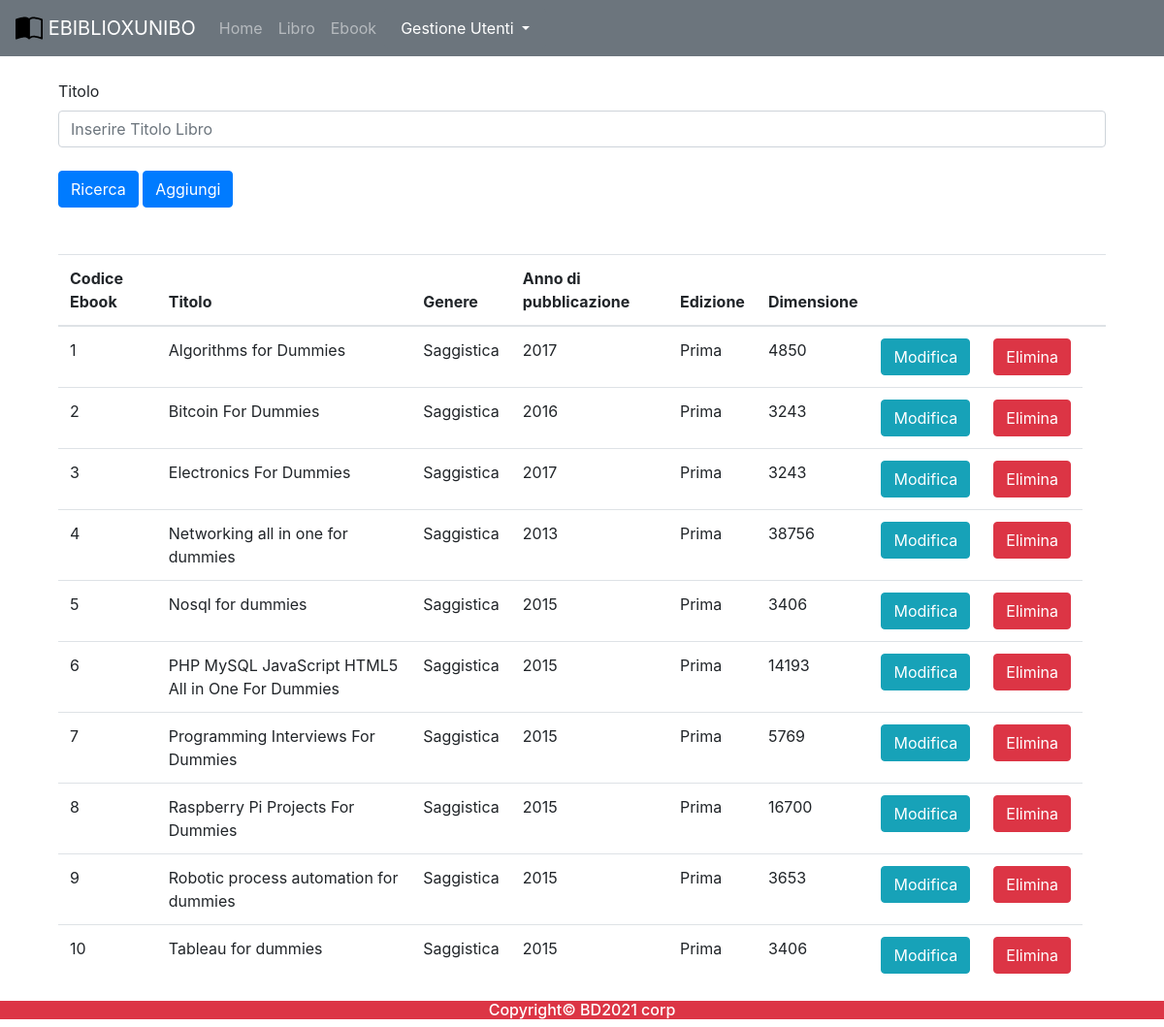
Page /admin/ebook_admin.php on the committed database.
### tables this page shows
create table EBOOK(
    Codice int primary key auto_increment not null,
    Titolo varchar(255),
    Edizione varchar(255),
    Genere varchar(255),
    AnnoPubblicazione int,
    Dimensione int,
    Pdf varchar(255),
    NumAccessi int
);

### includes/autoloader.inc.php (called while the page is built, shortened)
<?php
    function myAutoLoader($className){
        $path = "C:\\xampp\\htdocs\\Ebiblio\\controller\\";
        $extension = ".class.php";
        $fullPath = $path.$className.$extension;
    }
?>

### controller/dbh.class.php (called while the page is built)
<?php
    class Dbh {
        private static $dbInstance;
        private $db;
        public static function getInstance() {
            if(is_null(Dbh::$dbInstance)) {
                self::$dbInstance = new Dbh();
            }
            return self::$dbInstance;
        }
        private function __construct() {
            try {
                $this->db = new PDO(
                    'mysql:host=localhost;dbname=ebiblio;charset=utf8',
                    'root',
                    '1590');
                $this->db->setAttribute(PDO::ATTR_ERRMODE, PDO::ERRMODE_EXCEPTION);
                $this->db->setAttribute(PDO::ATTR_EMULATE_PREPARES, true);
            } catch (PDOException $pdo) {
                echo "No database found! Please run the database server to proceed!";
            }
        }
        public function getDb() {
            return $this->db;
        }
    }
?>

### controller/ebookController.class.php (called while the page is built, shortened)
<?php
    class EbookController{
        public function list(){
            $query ="SELECT * FROM Ebook";
            $stmt = Dbh::getInstance()
                -> getDb()
                -> prepare($query);
                $stmt -> execute();
                return $stmt -> fetchAll(PDO::FETCH_ASSOC);
        }
    }

### admin/ebook_admin.php (the view, shortened to what this page needs)
<?php
include('/xampp/htdocs/ebiblio/admin/admin_partials/menu.php');
$ebookCon = new EbookController();
$ebook_res = $ebookCon->list();
?>
<div class="container" style="background-color: white;">
    <br>
    <div class="container">
        <form action="" method="POST">
            <div class="form-group">
                <div class="row">
                    <div class="col mb-2">
                        <label for="titoloId">Titolo</label>
                        <input type="text" class="form-control" name="Titolo" id="titoloId" aria-describedby="emailHelp" placeholder="Inserire Titolo Libro">
                    </div>
                </div>
            </div>
            <input type="submit" name="cartaform_submitted" class="btn btn-primary" value="Ricerca"></input>
            <a name="nuovabiblio" class="btn btn-primary" href="/Ebiblio/admin/nuovo_ebook.php">Aggiungi</a>
        </form>
        <table class="table table-hover">
            <thead>
                <tr>
                    <th>Codice Ebook</th>
                    <th>Titolo</th>
                    <th>Genere</th>
                    <th>Anno di pubblicazione</th>
                    <th>Edizione</th>
                    <th>Dimensione</th>
                    <th></th>
                    <th></th>
                    <th></th>
                </tr>
            </thead>
            <tbody>
                <?php
                if (isset($_POST['cartaform_submitted'])) {
                    $titolotrim = trim($_POST['Titolo']);
                    if (ctype_space($titolotrim)||$titolotrim=='') {
                        echo "Titolo libro nullo";
                    } else {
                        $ebook_like = $ebookCon->getLikeEbook($titolotrim);
                        if (count($ebook_like) <= 0) {
                            echo "Nessun risultato corrispondente";
                        }
                        for ($i = 0; $i < count($ebook_like); $i++) {
                            echo '<tr ' . $ebook_like[$i]['Titolo'] .
                            '&Codice=' .  $ebook_like[$i]['Titolo'] . '\');"' . '>';
                            echo '<td>' .  $ebook_like[$i]['Codice'] . '</td>';
                            echo '<td>' .  $ebook_like[$i]['Titolo'] . '</td>';
                            echo '<td>' .  $ebook_like[$i]['Genere'] . '</td>';
                            echo '<td>' .  $ebook_like[$i]['AnnoPubblicazione'] . '</td>';
                            echo '<td>'  .  $ebook_like[$i]['Edizione'] . '</td>';
                            echo '<td>'  . $ebook_like[$i]['Dimensione'] . '</td>';
                            echo '<td><a class="btn btn-info" role="button" href="http://localhost/ebiblio/admin/modifica_ebook.php?Titolo=' . $ebook_like[$i]['Titolo'] . '&Cod='. $ebook_like[$i]['Codice'] . '&Genere=' . $ebook_like[$i]['Genere'] .'&AnnoPubblicazione=' . $ebook_like[$i]['AnnoPubblicazione'] . '&Edizione=' . $ebook_like[$i]['Edizione'] .'"'.'>Modifica</a></td>';
                            echo '<td><a class="btn btn-danger" role="button" href="http://localhost/ebiblio/admin/elimina_ebook.php?Titolo=' . $ebook_like[$i]['Titolo'] . '&Cod='. $ebook_like[$i]['Codice'] . '&Genere=' . $ebook_like[$i]['Genere'] .'&AnnoPubblicazione=' . $ebook_like[$i]['AnnoPubblicazione'] . '&Edizione=' . $ebook_like[$i]['Edizione'] .'&Pagine=' . $ebook_like[$i]['Dimensione'] . '"'.'>Elimina</a></td>';
                        }
                    }
                } else {
                    for ($i = 0; $i < count($ebook_res); $i++) {
                        echo '<tr ' . $ebook_res[$i]['Titolo'] .
                            '&Codice=' . $ebook_res[$i]['Titolo'] . '\');"' . '>';
                        echo '<td>' . $ebook_res[$i]['Codice'] . '</td>';
                        echo '<td>' . $ebook_res[$i]['Titolo'] . '</td>';
                        echo '<td>' . $ebook_res[$i]['Genere'] . '</td>';
                        echo '<td>' . $ebook_res[$i]['AnnoPubblicazione'] . '</td>';
                        echo '<td>'  . $ebook_res[$i]['Edizione'] . '</td>';
                        echo '<td>'  . $ebook_res[$i]['Dimensione'] . '</td>';
                        echo '<td><a class="btn btn-info" role="button" href="http://localhost/ebiblio/admin/modifica_ebook.php?Titolo=' . $ebook_res[$i]['Titolo'] . '&Cod='. $ebook_res[$i]['Codice'] . '&Genere=' . $ebook_res[$i]['Genere'] .'&AnnoPubblicazione=' . $ebook_res[$i]['AnnoPubblicazione'] . '&Edizione=' . $ebook_res[$i]['Edizione'] .'"'.'>Modifica</a></td>';
                        echo '<td><a class="btn btn-danger" role="button" href="http://localhost/ebiblio/admin/elimina_ebook.php?Titolo=' . $ebook_res[$i]['Titolo'] . '&Cod='. $ebook_res[$i]['Codice'] . '&Genere=' . $ebook_res[$i]['Genere'] .'&AnnoPubblicazione=' . $ebook_res[$i]['AnnoPubblicazione'] . '&Edizione=' . $ebook_res[$i]['Edizione'] .'&Pagine=' . $ebook_res[$i]['Dimensione'] . '"'.'>Elimina</a></td>';
                    }
                }
                ?>
            </tbody>
        </table>
    </div>
</div>
<?php
  include('/xampp/htdocs/ebiblio/admin/admin_partials/footer.php');
  ?>

### rows in the picture
ebook: Codice "1", Titolo "Algorithms for Dummies", Genere "Saggistica", AnnoPubblicazione "2017", Edizione "Prima", Dimensione "4850"
ebook: Codice "2", Titolo "Bitcoin For Dummies", Genere "Saggistica", AnnoPubblicazione "2016", Edizione "Prima", Dimensione "3243"
ebook: Codice "3", Titolo "Electronics For Dummies", Genere "Saggistica", AnnoPubblicazione "2017", Edizione "Prima", Dimensione "3243"
ebook: Codice "4", Titolo "Networking all in one for dummies", Genere "Saggistica", AnnoPubblicazione "2013", Edizione "Prima", Dimensione "38756"
ebook: Codice "5", Titolo "Nosql for dummies", Genere "Saggistica", AnnoPubblicazione "2015", Edizione "Prima", Dimensione "3406"
ebook: Codice "6", Titolo "PHP MySQL JavaScript HTML5 All in One For Dummies", Genere "Saggistica", AnnoPubblicazione "2015", Edizione "Prima", Dimensione "14193"
ebook: Codice "7", Titolo "Programming Interviews For Dummies", Genere "Saggistica", AnnoPubblicazione "2015", Edizione "Prima", Dimensione "5769"
ebook: Codice "8", Titolo "Raspberry Pi Projects For Dummies", Genere "Saggistica", AnnoPubblicazione "2015", Edizione "Prima", Dimensione "16700"
ebook: Codice "9", Titolo "Robotic process automation for dummies", Genere "Saggistica", AnnoPubblicazione "2015", Edizione "Prima", Dimensione "3653"
ebook: Codice "10", Titolo "Tableau for dummies", Genere "Saggistica", AnnoPubblicazione "2015", Edizione "Prima", Dimensione "3406"
